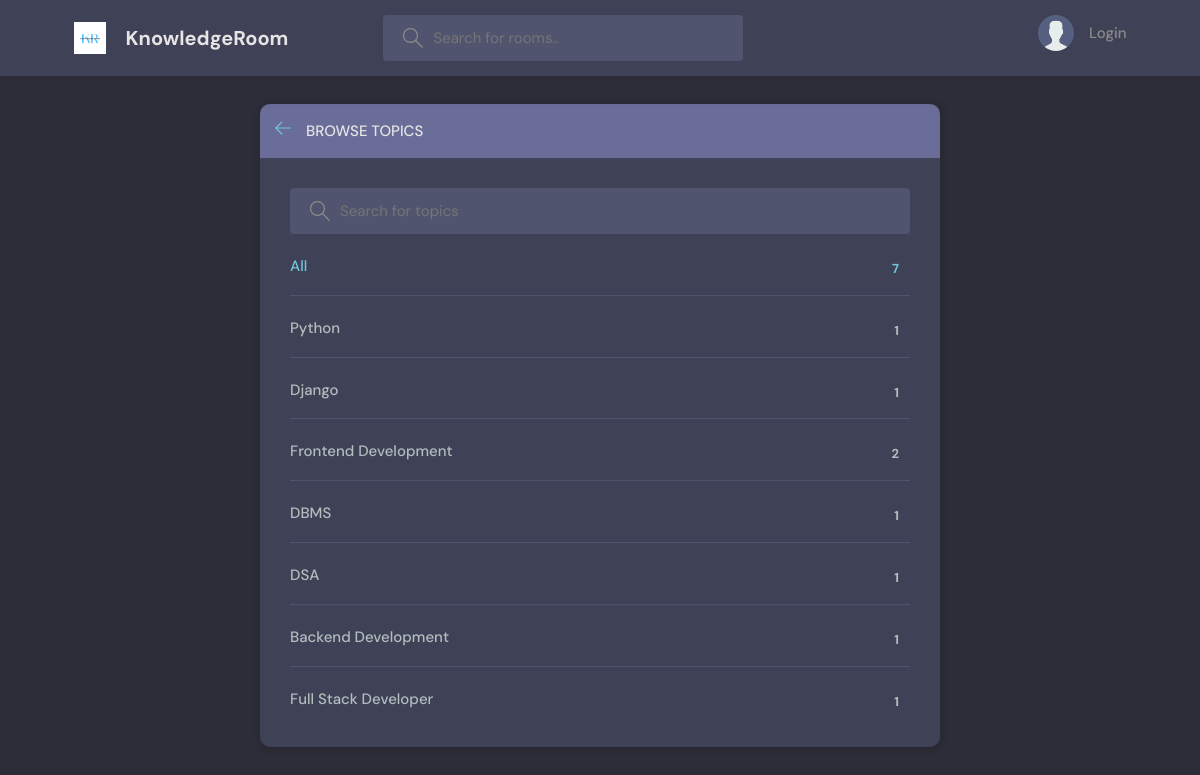
Page /topics/ on the committed database.
### base/models.py (models this page shows, shortened)
class Topic(models.Model):
    name = models.CharField(max_length=200)

### base/views.py (the view)
# urls.py: path('topics/', views.topicsPage, name="topics"),
def topicsPage(request):
    q = request.GET.get('q') if request.GET.get('q') != None else ''
    topics = Topic.objects.filter(name__icontains = q)
    return render(request, 'base/topics.html', {'topics': topics})

### base/templates/base/topics.html (shortened to what this page needs)
{% extends 'main.html' %}
{% block content %}
    <main class="create-room layout">
      <div class="container">
        <div class="layout__box">
          <div class="layout__boxHeader">
            <div class="layout__boxTitle">
              <a href="{% url 'home' %}">
                <svg version="1.1" xmlns="http://www.w3.org/2000/svg" width="32" height="32" viewBox="0 0 32 32">
                  <title>arrow-left</title>
                  <path
                    d="M13.723 2.286l-13.723 13.714 13.719 13.714 1.616-1.611-10.96-10.96h27.625v-2.286h-27.625l10.965-10.965-1.616-1.607z"
                  ></path>
                </svg>
              </a>
              <h3>Browse Topics</h3>
            </div>
          </div>
          <div class="topics-page layout__body">
            <form action="" method="GET" class="header__search">
              <label>
                <input name="q" placeholder="Search for topics" />
              </label>
            </form>
            <ul class="topics__list">
              <li>
                <a href="{% url 'home' %}" class="active">All <span>{{topics.count}}</span></a>
              </li>
              {% for topic in topics %}
                <li>
                    <a href="{% url 'home' %}?q={{topic.name}}">{{topic.name}} <span>{{topic.room_set.all.count}}</span></a>
                </li>
              {% endfor %}
            </ul>
          </div>
        </div>
      </div>
    </main>
{% endblock content %}

### static/styles/style.css (style rules this page uses)
:root { --color-main: #71c6dd; --color-main-light: #e1f6fb; --color-dark: #3f4156; --color-dark-medium: #51546e; --color-dark-light: #696d97; --color-light: #e5e5e5; --color-gray: #8b8b8b; --color-light-gray: #b2bdbd; --color-bg: #2d2d39; --color-success: #5dd693; --color-error: #fc4b0b; }
* { font-family: "DM Sans", -apple-system, BlinkMacSystemFont, "Segoe UI", Roboto, Oxygen, Ubuntu, Cantarell, "Open Sans", "Helvetica Neue", sans-serif; margin: 0; padding: 0; box-sizing: border-box; text-rendering: optimizeLegibility; font-size: inherit; }
html { font-size: 56.25%; }
@media only screen and (min-width: 1200px) { html { font-size: 62.5%; } }
body { line-height: 1.6; font-weight: 400; font-size: 1.5rem; color: var(--color-light-gray); background-color: var(--color-bg); min-height: 100vh; }
a { display: inline-block; color: var(--color-main); text-decoration: none; }
.container { max-width: 120rem; width: 90%; margin: auto; }
.header__search > label { background-color: var(--color-dark-medium); padding: 1.3rem 1rem; display: flex; align-items: center; gap: 1rem; border-radius: 4px; }
.header__search svg { fill: var(--color-gray); width: 2rem; height: 2rem; margin-left: 1rem; }
.header__search input { width: 30rem; background: transparent; border: none; outline: none; color: var(--color-light); }
.layout { margin-top: 2.4rem; }
.layout > .container { display: flex; justify-content: space-between; align-items: flex-start; }
.layout__box { width: 90%; max-width: 48rem; min-height: 40rem; position: absolute; top: 50%; left: 50%; transform: translate(-50%, -46%); background-color: var(--color-dark); border-radius: 1rem; box-shadow: 1px 1px 6px 3px rgba(0, 0, 0, 0.1); overflow: hidden; }
.layout__boxHeader { display: flex; padding: 1.5rem; background-color: var(--color-dark-light); }
.layout__boxTitle { display: flex; gap: 1.5rem; align-items: center; }
.layout__boxTitle h3 { text-transform: uppercase; font-weight: 500; color: var(--color-light); }
.layout__boxTitle svg { width: 1.6rem; height: 1.6rem; fill: var(--color-main); }
.layout__body { margin: 3rem; }
.topics__list { list-style: none; }
.topics__list li a { display: flex; justify-content: space-between; margin-bottom: 3rem; font-weight: 500; color: var(--color-light-gray); transition: all 0.3s ease-in-out; }
.topics__list li a.active, .topics__list li a:hover { color: var(--color-main); }
.topics__list li a span { padding: 0.5rem 1rem; background-color: var(--color-dark); border-radius: 3px; font-size: 1.3rem; font-weight: 700; letter-spacing: 1px; }
.topics-page .topics__list li:not(:last-child) a { margin: 2rem 0; padding-bottom: 1rem; text-decoration: none; border-bottom: 1px solid var(--color-dark-medium); }
.topics-page .header__search { display: block; }
.create-room.layout .layout__box { max-width: 68rem; }

### rows in the picture
Topic: name "Python", room_set.all.count "1"
Topic: name "Django", room_set.all.count "1"
Topic: name "Frontend Development", room_set.all.count "2"
Topic: name "DBMS", room_set.all.count "1"
Topic: name "DSA", room_set.all.count "1"
Topic: name "Backend Development", room_set.all.count "1"
Topic: name "Full Stack Developer", room_set.all.count "1"

### other values in the picture
{{ topics.count }} "7"
